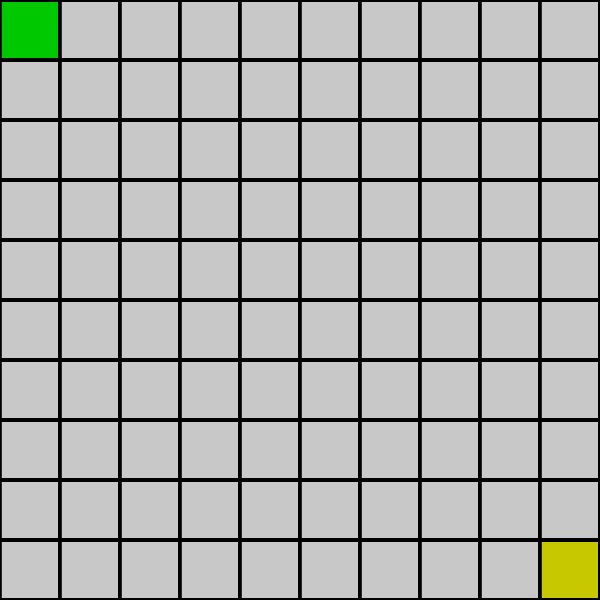
Frame 1 (no input)
Frame 60 (no input): identical to frame 1, image omitted
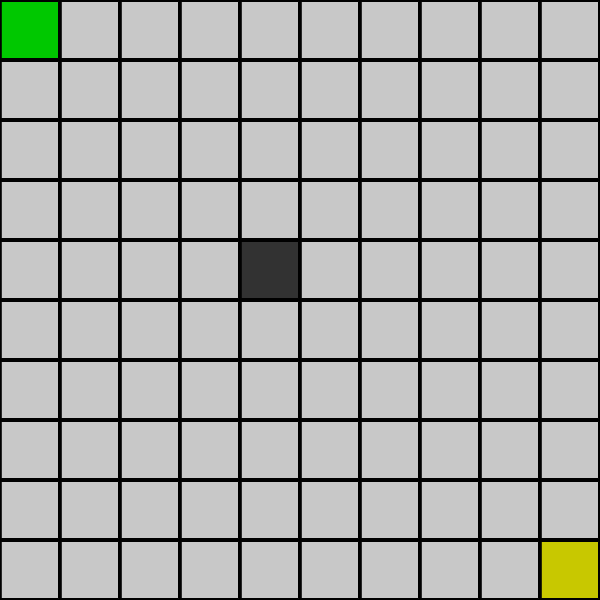
Frame 120 (the mouse pressed at the canvas centre since frame 60)

The p5.js sketch that drew these frames (run headless with seeded random() and noise() and a simulated clock; from frame 60 on, the mouse is pressed at the canvas centre):

// p5.js sketch
// ── sketch.js
var dimension = 600;
var numTiles = 10;
var numCreatures = 100;
var startLength = 5;

var goalIndex = numTiles * numTiles - 1;
var startIndex = 0;
var mutationRate = 10;
var fRate = 60;
var scoring =10;

var sizeT;
var tiles = [];
var creatures = [];
var parents = [];
var all = true;
var started = false;
var longest = startLength;
var totalFit = 0;
var step = 0;
var exsisting;

function setup() {
	checkVars();
	createCanvas(dimension, dimension);
	for (var i = 0; i < numTiles * numTiles; i++) {
		tiles[i] = new tile(i);
	}
}

function draw() {
	frameRate(fRate);
	checkVars();
	background(0);
	if (keyCode != 32 && !started) {
		if (mouseIsPressed) {
			var i = -1;
			var j = -1;
			for (var k = 0; k <= numTiles; k++) {
				if (mouseX > k * sizeT) {
					i++;
				}
				if (mouseY > k * sizeT) {
					j++;
				}
			}
			if (i >= 0 && j >= 0 && i < numTiles && j < numTiles) {
				tiles[j * numTiles + i].wall = !keyIsDown(16);
			}
		}
	} else if (!started) { //init
		for (i = 0; i < numCreatures; i++) {
			creatures[i] = new creature();
			creatures[i].newInit();
		}
    exsisting = numCreatures;
		longest = startLength;
		started = true;
		fRate = 1;
		console.log("started");
	} else {
    while(numCreatures>exsisting){
      creatures[exsisting]=new creature();
      creatures[exsisting].newInit();
      exsisting++;
    }
		if (step < longest) { //update
			// for (var i = 0; i < numCreatures; i++) {
			// 	creatures[i].update(step);
			// }
      creatures.forEach((creature) => creature.update(step));
			step++;
		} else {
			step = 0;
			totalFit = 0;
      creatures.forEach((creature) => totalFit+=creature.fit);
      var avg=totalFit/numCreatures;
      var validCreatures=[];
      totalFit=0;
      for(var i=0;i<numCreatures;i++){
        if(creatures[i].fit>avg){
          totalFit+=creatures[i].fit;
          validCreatures[validCreatures.length]=creatures[i];
        }
      }
			if (totalFit <= 2) {//prevent a total failure
				for (i = 0; i < numCreatures; i++) {
					creatures[i].newInit();
				}
			} else {
				for (i = 0; i < numCreatures; i++) {
					var parent1Fit = random(0, totalFit);
					var parent2Fit = random(0, totalFit);
					var parent1;
					var parent2;
					var current = 0;
					while (parent1Fit > 0) {
						if (parent1Fit <= validCreatures[current].fit) {
							parent1 = validCreatures[current];
							parent1Fit = 0;
						} else {
							parent1Fit -= validCreatures[current].fit;
              current++;
						}
					}
					current = 0;
					while (parent2Fit > 0) {
						if (parent2Fit <= validCreatures[current].fit) {
							parent2 = validCreatures[current];
							parent2Fit = 0;
						} else {
							parent2Fit -= validCreatures[current].fit;
              current++;
						}
					}
					creatures[i].childInit(parent1, parent2);
				}
        longest=0;
        for(var i=0;i<numCreatures;i++){
          creatures[i].resetVal();
          creatures[i].mutate();
          if(creatures[i].length>longest){
            longest=creatures[i].length;
          }
        }
			}
		}
	}
	for (var i = 0; i < numTiles * numTiles; i++) { //show
		tiles[i].show();
	}
	if (started) {
		for (var i = 0; i < numCreatures; i++) { //show
			creatures[i].show();
		}
	}
}

function checkVars() {
	sizeT = dimension / numTiles;
	if (numTiles < 2) {
		numTiles = 2;
	}
	if (startIndex < 0 || startIndex >= numTiles * numTiles) {
		startIndex = 0;
	}
	if (goalIndex < 0 || goalIndex >= numTiles * numTiles) {
		goalIndex = 0;
	}
	if (startIndex == goalIndex) {
		if (goalIndex > 0) {
			startIndex = 0;
		} else {
			startIndex = 1;
		}
	}
	if (mutationRate < 0 || mutationRate > 100) {
		mutationRate = 10;
	}
}

// ── creature.js
function creature() {
	this.index = startIndex;
	this.length = startLength;
	this.DNA = [];
	this.fit = 2;
	this.dead = false;
	this.reached = false;
	this.visited = [startIndex];
	this.resetVal = function() {
    this.visited.splice(0,this.visited.length);
		this.visited[0] = startIndex;
		this.fit = 2;
		this.dead = false;
		this.reached = false;
		this.index = startIndex;
	}
	this.newInit = function() {
		for (var i = 0; i < startLength; i++) {
			this.DNA[i] = round(random(.5, 4.49));
		}
	}
	this.childInit = function(parent1, parent2) {
		this.length = random(0, 1) >= .5 ? parent1.length : parent2.length;
		for (var i = 0; i < this.length; i++) {
			if (parent1.DNA[i] && parent2.DNA[i]) {
				this.DNA[i] = random(0, 1) >= .5 ? parent1.DNA[i] : parent2.DNA[i];
			} else if (parent1.DNA[i]) {
				this.DNA[i] = parent1.DNA[i];
			} else {
				this.DNA[i] = parent2.DNA[i];
			}
		}
	}
	this.mutate = function() {
		if (random(0, 1) < mutationRate / 100) {
			if (random(0, 1) < .5 && this.length > 1) {
				this.length--;
			} else {
				this.DNA[this.length] = round(random(.5, 4.49));
				this.length++;
			}
		}
		for (i = 0; i < this.length; i++) {
			if (random(0, 1) < mutationRate / 100) {
				if (random(0, 1) > .5) {
					if (this.DNA[i] > 1) {
						this.DNA[i]--;
					} else {
						this.DNA[i]++;
					}
				} else {
					if (this.DNA[i] < 4) {
						this.DNA[i]++;
					} else {
						this.DNA[i]--;
					}
				}
			}
		}
	}
	this.update = function(x) {
		if (!this.dead) {
			if (x < this.length) {
				var startDistance = dist(tiles[this.index].x, tiles[this.index].y, tiles[goalIndex].x, tiles[goalIndex].y);
				var finalDistance;
				if (this.DNA[x] == 1) {
					if (this.index < numTiles) {
						this.dead = true;
					} else if (tiles[this.index - numTiles].wall) {
						this.dead = true;
					} else {
						this.index -= numTiles;
						if (!this.already(this.index)) {
							if (!this.reached) {
								this.fit+=scoring;
							} else {
								this.fit-=scoring;
							}
						}
					}
				} else if (this.DNA[x] == 2) {
					if (this.index % numTiles == 0) {
						this.dead = true;
					} else if (tiles[this.index - 1].wall) {
						this.dead = true;
					} else {
						this.index -= 1;
            if (!this.already(this.index)) {
							if (!this.reached) {
								this.fit+=scoring;
							} else {
								this.fit-=scoring;
							}
						}
					}
				} else if (this.DNA[x] == 3) {
					if (this.index % numTiles == numTiles - 1) {
						this.dead = true;
					} else if (tiles[this.index + 1].wall) {
						this.dead = true;
					} else {
						this.index += 1;
            if (!this.already(this.index)) {
							if (!this.reached) {
								this.fit+=scoring;
							} else {
								this.fit-=scoring;
							}
						}
					}
				} else if (this.DNA[x] == 4) {
					if (this.index >= numTiles * numTiles - numTiles) {
						this.dead = true;
					} else if (tiles[this.index + numTiles].wall) {
						this.dead = true;
					} else {
						this.index += numTiles;
            if (!this.already(this.index)) {
							if (!this.reached) {
								this.fit+=scoring;
							} else {
								this.fit-=scoring;
							}
						}
					}
				} else { //if not 1-4
					this.dead = true;
				}
				finalDistance = dist(tiles[this.index].x, tiles[this.index].y, tiles[goalIndex].x, tiles[goalIndex].y);
				if (finalDistance < startDistance) {
					this.fit += scoring*scoring*scoring;
				}
				if (finalDistance==0) {
					this.fit += scoring*scoring*scoring*scoring*scoring;
					this.reached = true;
				}
			} else {
				this.dead = true;
			}
		}
    else{
      this.fit-=scoring*scoring;
    }
		if (this.fit < 0) {
			this.fit = 0;
		}
	}
	this.show = function() {
		//if (this.fit || all) {
		fill(150, 50, 50, 50);
		ellipse(tiles[this.index].x, tiles[this.index].y, sizeT * .75, sizeT * .75);
		//}
	}
  this.already=function(x){
    for(var i=0;i<step;i++){
      if(this.visited[i]==this.index){
        return(true);
      }
    }
    this.visited[step]=this.index;
  }
}

// ── tile.js
function tile(index) {
	this.index = index;
	this.x = (index % numTiles+ .5) * sizeT;
	this.y = (floor(index / numTiles) + .5) * sizeT;
	this.wall = false;
	this.goal;
  this.start;
	this.show = function() {
    this.goal = this.index == goalIndex;
    this.start= this.index == startIndex;
		if (this.goal) {
			fill(200, 200, 0);
      this.wall=false;
		} else if(this.start){
      fill(0,200,0);
      this.wall=false;
    }
     else if (this.wall) {
			fill(50);
		} else {
			fill(200);
		}
		rectMode(CENTER);
		rect(this.x , this.y, sizeT * .95, sizeT * .95);
	}
}
